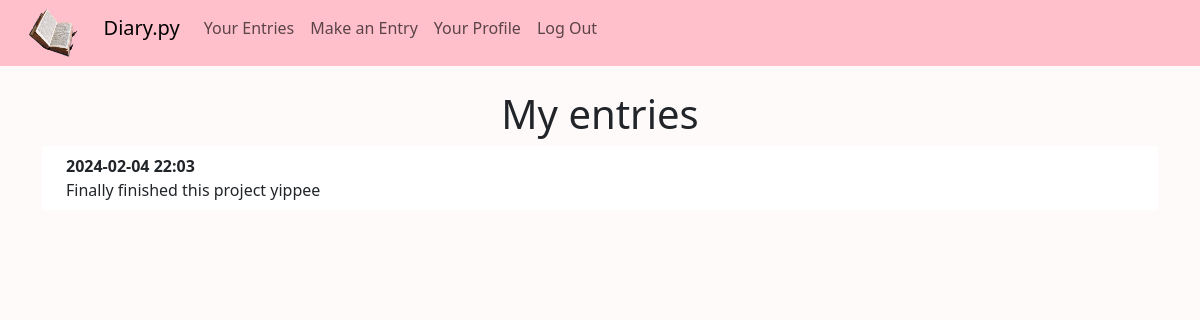
Before: / (signed in) with the older database file.
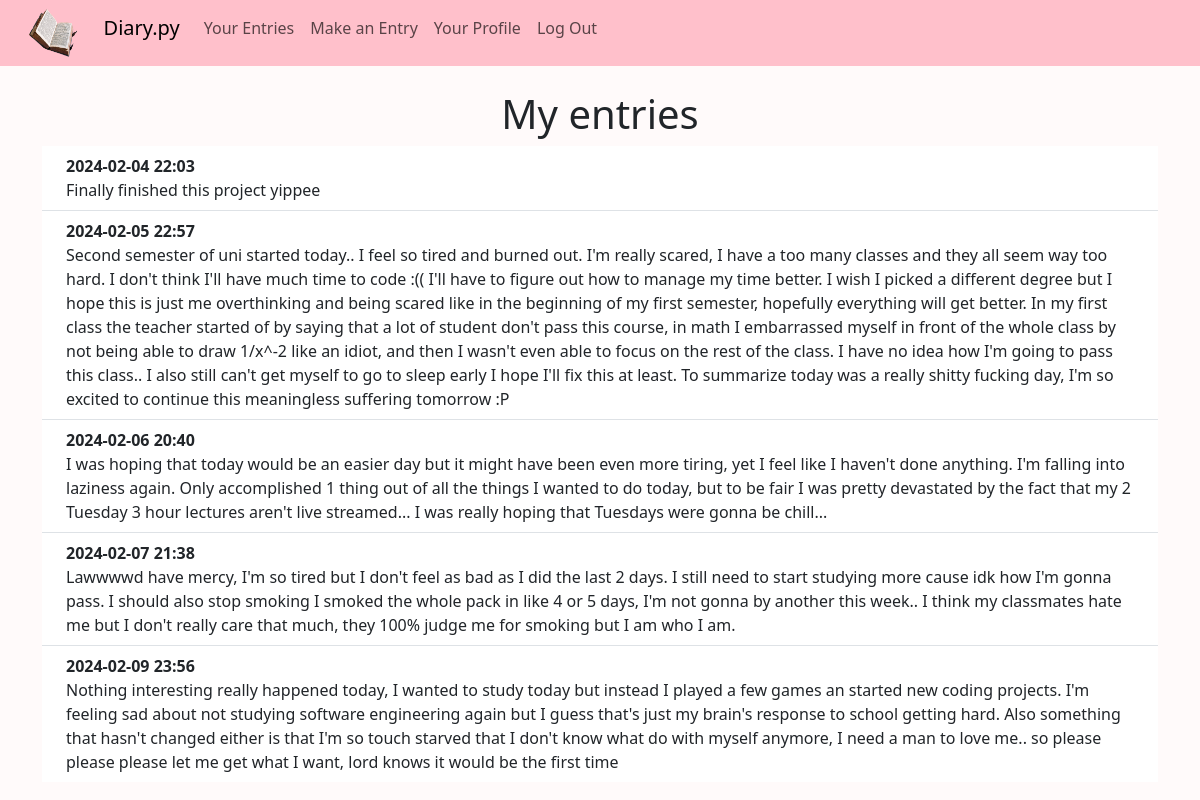
After: the same page with the newer database file.
### website/models.py (models this page shows)
class Entry(db.Model):
    id = db.Column(db.Integer, primary_key=True)
    data = db.Column(db.String(10000))
    date = db.Column(db.String(100))
    user_id = db.Column(db.Integer, db.ForeignKey('user.id'))

### website/views.py (the view)
@views.route('/', methods=['GET'])
@login_required
def home():
    return render_template('home.html', user=current_user)

### website/__init__.py (called while the page is built)
def create_app():
    app = Flask(__name__, static_url_path='/static')
    app.config['SECRET_KEY'] = 'hjshjhdjah kjshkjdhjs'
    app.config['SQLALCHEMY_DATABASE_URI'] = f'sqlite:///{DB_NAME}'
    db.init_app(app)
    from .views import views
    from .auth import auth
    app.register_blueprint(views, url_prefix='/')
    app.register_blueprint(auth, url_prefix='/')
    from .models import User, Entry
    with app.app_context():
        db.create_all()
    login_manager = LoginManager()
    login_manager.login_view = 'auth.login'
    login_manager.init_app(app)
    @login_manager.user_loader
    def load_user(id):
        return User.query.get(int(id))
    return app

### website/templates/home.html (shortened to what this page needs)
{% extends "base.html" %}
{% block content %}
    <h1 align="center">My entries</h1>
    <ul class="list-group list-group-flush" id="entries">
        {% for entry in user.entries %}
        <li class="list-group-item">
            <div class="ms-2 me-auto">
                <div class="fw-bold">{{ entry.date }}</div>
                {{ entry.data }}
              </div>
        </li>
        {% endfor %}
    </ul>
{% endblock %}

### website/templates/base.html (shortened to what this page needs)
<!DOCTYPE html>
<html lang="en">
    <head>
        <link href="https://cdn.jsdelivr.net/npm/bootstrap@5.3.2/dist/css/bootstrap.min.css" rel="stylesheet">
        <link rel="stylesheet" type="text/css" href="{{ url_for('static', filename='custom.css') }}">
    </head>
    <body>
        <nav class="navbar navbar-expand-lg navbar-light bg-dark" id="navbar">
          <div class="container-fluid">
            <div class="collapse navbar-collapse" id="navbarNav">
              <ul class="navbar-nav">
                <img src="{{ url_for('static', filename='logo.png') }}"  id="logo" height="50x" width="50px">
                <a class="navbar-brand" href="#">Diary.py</a>
                {% if user.is_authenticated %}
                <li class="nav-item">
                  <a class="nav-link" aria-current="page" href="/">Your Entries</a>
                </li>
                <li class="nav-item">
                  <a class="nav-link" aria-current="page" href="/post">Make an Entry</a>
                </li>
                <li class="nav-item">
                  <a class="nav-link" aria-current="page" href="/profile">Your Profile</a>
                </li>
                <li class="nav-item">
                  <a class="nav-link" href="/logout">Log Out</a>
                </li>
                {% endif %}
              </ul>
            </div>
          </div>
        </nav>
        <div class="container">
            <br />
            {% block content %}
            {% endblock %}
        </div>
    </body>
</html>

### website/static/custom.css (style rules this page uses)
body { background-color: #FFFAFA !important; }
#navbar { background-color: pink !important; }
#logo { margin-right: 1.6rem; }

Changed rows visible on the page:
added Entry: date "2024-02-05 22:57", data "Second semester of uni started today.. I feel so tired and burned out. I'm really scared, I have a too many classes and they all seem way too hard. I don't think I'll have much time to code :(( I'll have to figure out how to manage my time better. I wish I picked a different degree but I hope this is just me overthinking and being scared like in the beginning of my first semester, hopefully everything will get better. In my first class the teacher started of by saying that a lot of student don't pass this course, in math I embarrassed myself in front of the whole class by not being able to draw 1/x^-2 like an idiot, and then I wasn't even able to focus on the rest of the class. I have no…"
added Entry: date "2024-02-06 20:40", data "I was hoping that today would be an easier day but it might have been even more tiring, yet I feel like I haven't done anything. I'm falling into laziness again. Only accomplished 1 thing out of all the things I wanted to do today, but to be fair I was pretty devastated by the fact that my 2 Tuesday 3 hour lectures aren't live streamed... I was really hoping that Tuesdays were gonna be chill..."
added Entry: date "2024-02-07 21:38", data "Lawwwwd have mercy, I'm so tired but I don't feel as bad as I did the last 2 days. I still need to start studying more cause idk how I'm gonna pass. I should also stop smoking I smoked the whole pack in like 4 or 5 days, I'm not gonna by another this week.. I think my classmates hate me but I don't really care that much, they 100% judge me for smoking but I am who I am."
added Entry: date "2024-02-09 23:56", data "Nothing interesting really happened today, I wanted to study today but instead I played a few games an started new coding projects. I'm feeling sad about not studying software engineering again but I guess that's just my brain's response to school getting hard. Also something that hasn't changed either is that I'm so touch starved that I don't know what do with myself anymore, I need a man to love me.. so please please please let me get what I want, lord knows it would be the first time"
